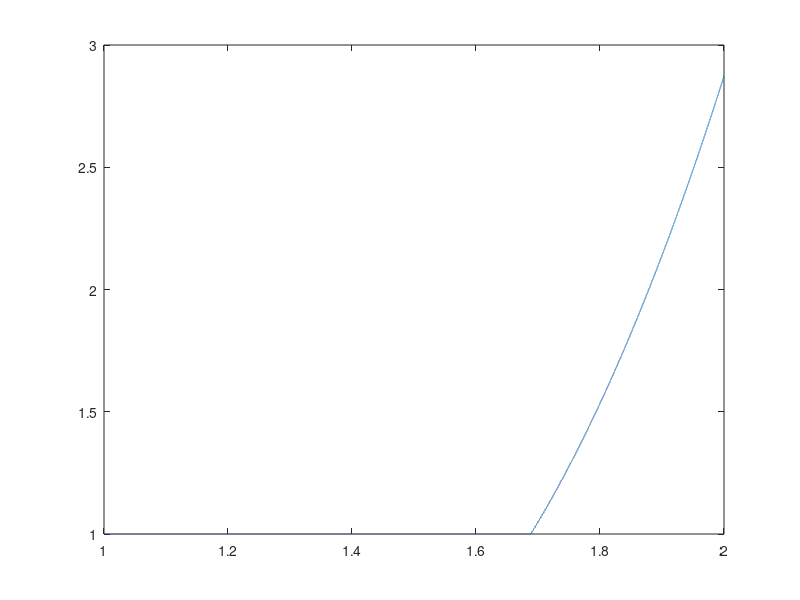

Here is the MATLAB script that generated this plot:
clc; clear all; close all;

lambda=1:0.00001:2;

for i=1:length(lambda)
    l=lambda(i);
    teta=linspace(0,pi,1000);
    cp=l*1i* 3*sin(teta)./(2+(cos(teta)));
    ftr = 772/1024+2*(210/1024*cos(teta)-120/1024*cos(2*teta)+45/1024*cos(3*teta)-10/1024*cos(4*teta)+1/1024*cos(5*teta));
    ampli=(1+cp+.5*(cp.^2)+(cp.^3)/6+(cp.^4)/24).*ftr;
    
    amp(i)=max(abs(ampli));
end

figure(1)
plot(lambda,amp)
